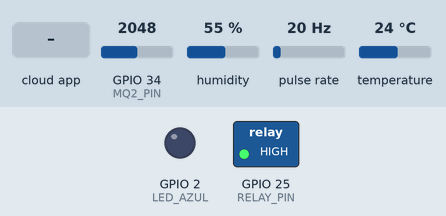
This sketch was run on a simulated ESP32. Shown: switched loads named in the sketch (green lamp = pin HIGH), output pins drawn as LEDs (lit = HIGH). Wiring (inferred from the names in the program): pulse sensor: data GPIO 14. The test bench sets the inputs (shaded band); at power-on: GPIO 34 (MQ2_PIN) = 2048, humidity 55 %, pulse rate 20 Hz, temperature 24 °C. WiFi joins after 1.5 s; servers stay silent unless stated; EEPROM starts erased; the Firebase database answers and starts empty; what the sketch prints to the serial monitor is not drawn.

Above: at 3.7 s.
3.8 s: the phone or cloud app sets cerradura to encendido
At 7.91 s:
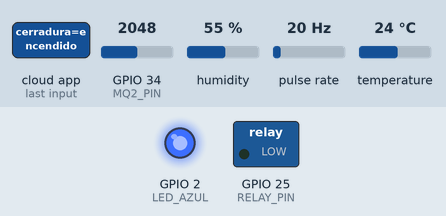
At 8.4 s:
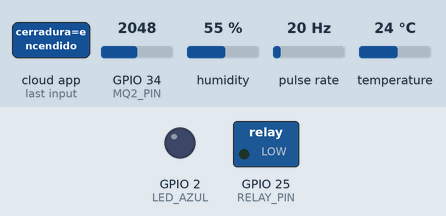
Timing chart, 0 to 19.5 s (numbered marks = the images above; inputs shaded):
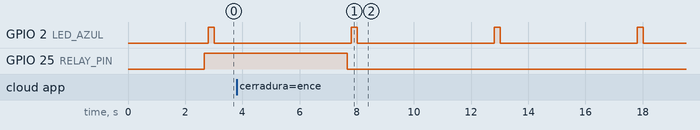

Measured:
- after the input at 3.8 s, GPIO 25 (RELAY_PIN): HIGH → LOW after 3.9 s
- by itself, GPIO 2 (LED_AZUL): alternates HIGH for 0.20 s and LOW for 4.8 s

The sketch:

sensor_depto_dpto2.ino
```cpp
// ============================================
// Código para Departamento dpto2
// Sensores: DHT22, MQ-2, YF-S201 (flujo de agua)
// Control de cerradura y LED de estado
// Librería: Firebase ESP Client by Mobizt
// ============================================

#include <WiFi.h>
#include <Firebase_ESP_Client.h>
#include <Preferences.h>
#include "DHT.h"

// =================== CONFIGURACIÓN ===================
#define WIFI_SSID "Totalplay-75AD"
#define WIFI_PASSWORD "75ADFD68Mv2BxNkx"
#define FIREBASE_HOST "mi-proyecto-iot-b161b-default-rtdb.firebaseio.com"
#define FIREBASE_SECRET "qnb6YxukBZMFfJKgrUS5KxVwmIkQeQUPYsfbLsTR"

// === Pines ===
#define DHTPIN 4
#define DHTTYPE DHT22
#define MQ2_PIN 34
#define FLOW_SENSOR_PIN 14
#define RELAY_PIN 25
#define LED_AZUL 2

// =================== VARIABLES ===================
volatile int pulseCount = 0;
float flowRate = 0;
float aguaTotal = 0;
float temperaturaMax = 0;
float humedadMax = 0;
float humoMax = 0;
float aguaMax = 0;

unsigned long oldTime = 0;
unsigned long sendDataPrevMillis = 0;

Preferences prefs;
DHT dht(DHTPIN, DHTTYPE);
FirebaseData fbdo;
FirebaseAuth auth;
FirebaseConfig config;

String basePath = "/departamentos/deptodpto2/sensores";

// =================== INTERRUPCIÓN ===================
void IRAM_ATTR pulseCounter() {
  pulseCount++;
}

// =================== SETUP ===================
void setup() {
  Serial.begin(115200);
  dht.begin();
  pinMode(MQ2_PIN, INPUT);
  pinMode(FLOW_SENSOR_PIN, INPUT_PULLUP);
  pinMode(RELAY_PIN, OUTPUT);
  pinMode(LED_AZUL, OUTPUT);
  digitalWrite(RELAY_PIN, LOW);
  digitalWrite(LED_AZUL, LOW);

  attachInterrupt(digitalPinToInterrupt(FLOW_SENSOR_PIN), pulseCounter, RISING);

  // Recuperar datos previos
  prefs.begin("mediciones", false);
  aguaTotal = prefs.getFloat("aguaTotal", 0);
  temperaturaMax = prefs.getFloat("tempMax", 0);
  humedadMax = prefs.getFloat("humMax", 0);
  humoMax = prefs.getFloat("humoMax", 0);
  aguaMax = prefs.getFloat("aguaMax", 0);
  prefs.end();

  // Conexión WiFi
  WiFi.begin(WIFI_SSID, WIFI_PASSWORD);
  Serial.print("Conectando al WiFi...");
  while (WiFi.status() != WL_CONNECTED) {
    delay(500);
    Serial.print(".");
  }
  Serial.println(" Conectado ✅");

  // Firebase
  config.host = FIREBASE_HOST;
  config.signer.tokens.legacy_token = FIREBASE_SECRET;
  Firebase.begin(&config, &auth);
  Firebase.reconnectWiFi(true);
  delay(1000);
}

// =================== LOOP ===================
void loop() {
  if (millis() - sendDataPrevMillis > 5000 || sendDataPrevMillis == 0) {
    sendDataPrevMillis = millis();

    float h = dht.readHumidity();
    float t = dht.readTemperature();
    int humoRaw = analogRead(MQ2_PIN);
    float humo = map(humoRaw, 0, 4095, 0, 100);

    unsigned long currentTime = millis();
    unsigned long deltaTime = currentTime - oldTime;
    if (deltaTime >= 1000) {
      detachInterrupt(digitalPinToInterrupt(FLOW_SENSOR_PIN));
      flowRate = (pulseCount / 7.5); // L/min
      aguaTotal += flowRate * (deltaTime / 60000.0); // Litros acumulados
      pulseCount = 0;
      oldTime = currentTime;
      attachInterrupt(digitalPinToInterrupt(FLOW_SENSOR_PIN), pulseCounter, RISING);
    }

    if (isnan(h) || isnan(t)) {
      Serial.println("Error leyendo DHT22");
      return;
    }

    // Detectar máximos
    if (t > temperaturaMax) temperaturaMax = t;
    if (h > humedadMax) humedadMax = h;
    if (humo > humoMax) humoMax = humo;
    if (flowRate > aguaMax) aguaMax = flowRate;

    // Guardar en memoria
    prefs.begin("mediciones", false);
    prefs.putFloat("aguaTotal", aguaTotal);
    prefs.putFloat("tempMax", temperaturaMax);
    prefs.putFloat("humMax", humedadMax);
    prefs.putFloat("humoMax", humoMax);
    prefs.putFloat("aguaMax", aguaMax);
    prefs.end();

    String relayState = "apagado";
    if (Firebase.ready() && Firebase.RTDB.getString(&fbdo, basePath + "/telemetria_actual/cerradura")) {
      relayState = fbdo.stringData();
      digitalWrite(RELAY_PIN, relayState == "encendido" ? LOW : HIGH);
    }

    // Crear JSON
    FirebaseJson json;
    json.set("humedad", h);
    json.set("temperatura", t);
    json.set("humo", humo);
    json.set("agua", flowRate);
    json.set("aguaTotal", aguaTotal);
    json.set("cerradura", relayState);
    json.set("timestamp", millis() / 1000);

    FirebaseJson maximos;
    maximos.set("temperatura", temperaturaMax);
    maximos.set("humedad", humedadMax);
    maximos.set("humo", humoMax);
    maximos.set("agua", aguaMax);
    json.set("maximos", maximos);

    // Enviar si hay WiFi y Firebase listo
    if (WiFi.status() == WL_CONNECTED && Firebase.ready()) {
      bool enviado = Firebase.RTDB.setJSON(&fbdo, basePath + "/telemetria_actual", &json);
      if (enviado) {
        Serial.println("✅ Datos enviados a Firebase");
        digitalWrite(LED_AZUL, HIGH);
        delay(200);
        digitalWrite(LED_AZUL, LOW);
      } else {
        Serial.println("❌ Error al enviar: " + fbdo.errorReason());
      }
    } else {
      Serial.println("⚠️ No hay conexión WiFi o Firebase no está listo.");
    }
  }
}
```
